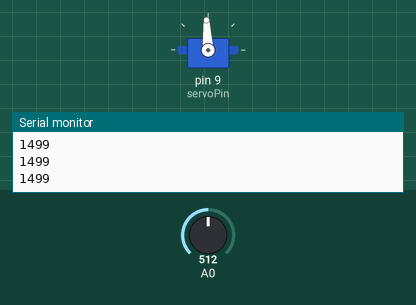
This sketch was run on a simulated Arduino Uno, built with avr-gcc and run on an emulated ATmega328P. On the bench: servo, the last lines printed to the serial monitor. The test bench sets the inputs (shaded band); at power-on: A0 = 512.

Above: at 2.2 s.
2.3 s: A0 set to 716
At 3.1 s:
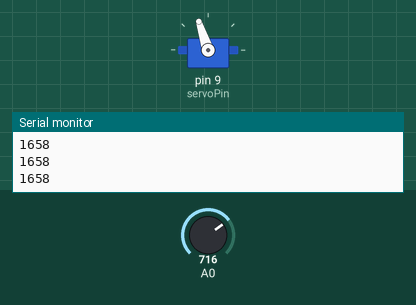
3.8 s: A0 set to 900
At 4.7 s:
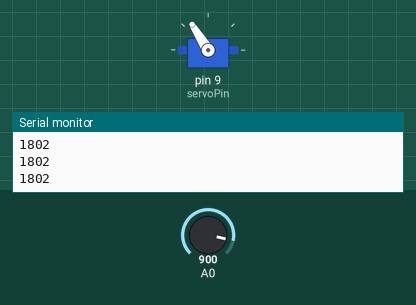
5.3 s: A0 set to 306
At 6.3 s:
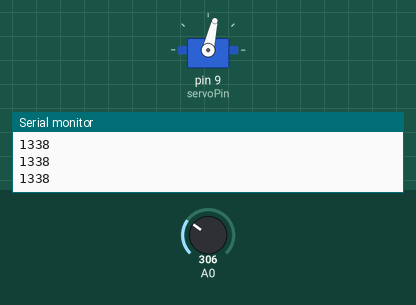
6.8 s: A0 set to 0
At 7.9 s:
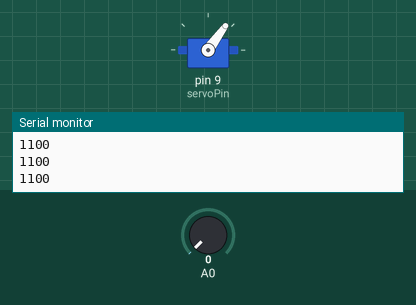
8.3 s: A0 set to 511
At 8.9 s:
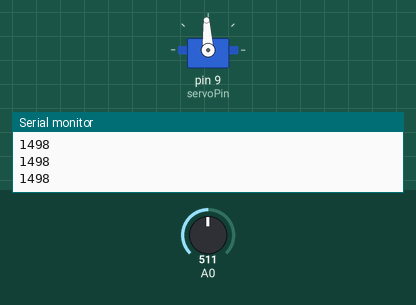
Timing chart, 0 to 10.8 s (numbered marks = the images above; inputs shaded):
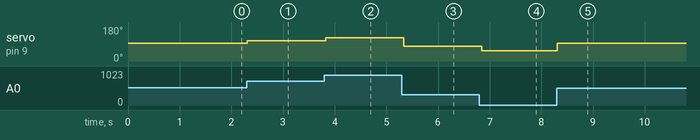

Measured:
- after the input at 2.3 s, servo on pin 9 (servoPin): 93° → 108° at once
- after the input at 3.8 s, servo on pin 9 (servoPin): 108° → 122° at once
- after the input at 5.3 s, servo on pin 9 (servoPin): 122° → 77° at once
- after the input at 6.8 s, servo on pin 9 (servoPin): 77° → 54° after 0.05 s
- after the input at 8.3 s, servo on pin 9 (servoPin): 54° → 93° at once

The sketch:

t200test.ino
```cpp
#include <Servo.h>
int joystiky = 0;
int signal;
byte servoPin = 9;
Servo servo;

void setup() {
  servo.attach(servoPin);
  Serial.begin(9600);
  servo.writeMicroseconds(1500); // send "stop" signal to ESC.
  delay(1000); // delay to allow the ESC to recognize the stopped signal
}

void loop() {
  joystiky = analogRead(A0);
  signal =   joystiky * 0.78 + 1100;
  Serial.println (signal);
  servo.writeMicroseconds(signal); // Send signal to ESC.
  delay(50);
}
```
